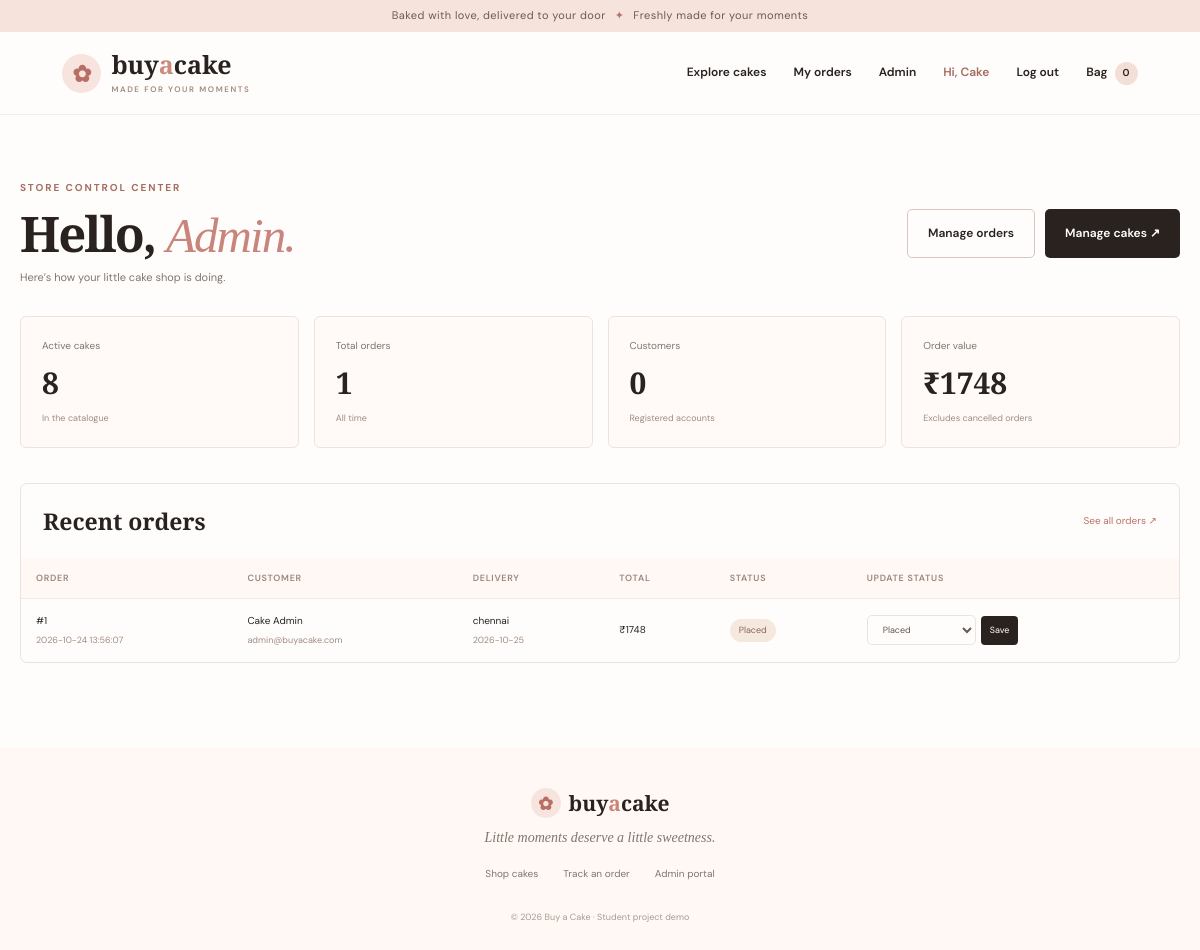
The page /admin (signed in) on the database its author committed.
### tables this page shows
CREATE TABLE users(id INTEGER PRIMARY KEY AUTOINCREMENT, name TEXT NOT NULL, email TEXT UNIQUE NOT NULL, password TEXT NOT NULL, role TEXT NOT NULL DEFAULT 'customer');

CREATE TABLE orders(id INTEGER PRIMARY KEY AUTOINCREMENT, user_id INTEGER NOT NULL, customer_name TEXT NOT NULL, email TEXT NOT NULL, phone TEXT NOT NULL, address TEXT NOT NULL, city TEXT NOT NULL, postal_code TEXT NOT NULL, delivery_date TEXT NOT NULL, message TEXT, payment_method TEXT NOT NULL, payment_status TEXT NOT NULL, status TEXT NOT NULL DEFAULT 'Placed', total REAL NOT NULL, created_at TEXT NOT NULL, FOREIGN KEY(user_id) REFERENCES users(id));

### app.py (the view)
@app.route('/admin')
@admin_required
def admin_dashboard():
    with db() as c:
        stats={'cakes':c.execute('SELECT COUNT(*) n FROM cakes WHERE active=1').fetchone()['n'],'orders':c.execute('SELECT COUNT(*) n FROM orders').fetchone()['n'],'customers':c.execute("SELECT COUNT(*) n FROM users WHERE role='customer'").fetchone()['n'],'revenue':c.execute("SELECT COALESCE(SUM(total),0) n FROM orders WHERE status!='Cancelled'").fetchone()['n']}
        orders=c.execute('SELECT * FROM orders ORDER BY id DESC LIMIT 8').fetchall()
    return render_template('admin.html',stats=stats,orders=orders)

### app.py (called while the page is built)
def db():
    conn = sqlite3.connect(DB_PATH)
    conn.row_factory = sqlite3.Row
    conn.execute('PRAGMA foreign_keys = ON')
    return conn

def current_user():
    if 'user_id' not in session: return None
    with db() as c: return c.execute('SELECT * FROM users WHERE id=?', (session['user_id'],)).fetchone()

def admin_required(fn):
    @wraps(fn)
    def wrapper(*args, **kwargs):
        u=current_user()
        if not u or u['role']!='admin': abort(403)
        return fn(*args, **kwargs)
    return wrapper

@app.context_processor
def inject_globals():
    return {'user': current_user(), 'cart_count': sum(int(x.get('quantity',1)) for x in session.get('cart',[])), 'currency': '₹', 'today': datetime.now().strftime('%Y-%m-%d')}

### templates/admin.html
{% extends 'base.html' %}{% block title %}Admin dashboard{% endblock %}{% block content %}<section class="page-wrap admin-wrap"><div class="admin-heading"><div><div class="eyebrow">STORE CONTROL CENTER</div><h1 class="page-title">Hello, <em>Admin.</em></h1><p>Here’s how your little cake shop is doing.</p></div><div class="admin-actions"><a class="btn btn-outline" href="{{ url_for('admin_orders') }}">Manage orders</a><a class="btn btn-dark" href="{{ url_for('admin_cakes') }}">Manage cakes ↗</a></div></div><div class="stats-grid"><div class="stat-card"><span>Active cakes</span><strong>{{ stats.cakes }}</strong><small>In the catalogue</small></div><div class="stat-card"><span>Total orders</span><strong>{{ stats.orders }}</strong><small>All time</small></div><div class="stat-card"><span>Customers</span><strong>{{ stats.customers }}</strong><small>Registered accounts</small></div><div class="stat-card"><span>Order value</span><strong>₹{{ '%.0f'|format(stats.revenue) }}</strong><small>Excludes cancelled orders</small></div></div><div class="admin-table-wrap"><div class="table-heading"><h2>Recent orders</h2><a href="{{ url_for('admin_orders') }}">See all orders ↗</a></div>{% if orders %}<div class="table-scroll"><table><thead><tr><th>Order</th><th>Customer</th><th>Delivery</th><th>Total</th><th>Status</th><th>Update status</th></tr></thead><tbody>{% for o in orders %}<tr><td>#{{ o.id }}<small>{{ o.created_at }}</small></td><td>{{ o.customer_name }}<small>{{ o.email }}</small></td><td>{{ o.city }}<small>{{ o.delivery_date }}</small></td><td>₹{{ '%.0f'|format(o.total) }}</td><td><span class="status-pill">{{ o.status }}</span></td><td><form class="status-form" method="post" action="{{ url_for('update_order_status',order_id=o.id) }}"><select name="status">{% for s in ['Placed','Confirmed','Preparing','Out for delivery','Delivered','Cancelled'] %}<option {% if o.status==s %}selected{% endif %}>{{ s }}</option>{% endfor %}</select><button class="mini-btn">Save</button></form></td></tr>{% endfor %}</tbody></table></div>{% else %}<p class="empty-inline">No orders yet. New customer orders will appear here.</p>{% endif %}</div></section>{% endblock %}

### templates/base.html (shortened to what this page needs)
<!doctype html><html lang="en"><head><link rel="stylesheet" href="{{ url_for('static', filename='style.css') }}"></head><body><div class="topline">Baked with love, delivered to your door <span>✦</span> Freshly made for your moments</div><header class="site-header"><a class="brand" href="{{ url_for('home') }}"><span class="brand-icon">✿</span><span>buy<span class="brand-accent">a</span>cake<small>MADE FOR YOUR MOMENTS</small></span></a><nav><a href="{{ url_for('home') }}">Explore cakes</a>{% if user %}<a href="{{ url_for('my_orders') }}">My orders</a>{% if user['role']=='admin' %}<a href="{{ url_for('admin_dashboard') }}">Admin</a>{% endif %}<span class="nav-user">Hi, {{ user['name'].split(' ')[0] }}</span><a href="{{ url_for('logout') }}">Log out</a>{% else %}<a href="{{ url_for('login') }}">Log in</a><a class="nav-signup" href="{{ url_for('register') }}">Create account</a>{% endif %}<a class="cart-link" href="{{ url_for('cart') }}">Bag <span>{{ cart_count }}</span></a></nav></header><main>{% block content %}{% endblock %}</main><footer><div class="footer-brand"><span class="brand-icon">✿</span><span>buy<span class="brand-accent">a</span>cake</span></div><p>Little moments deserve a little sweetness.</p><div class="footer-links"><a href="{{ url_for('home') }}">Shop cakes</a><a href="{{ url_for('my_orders') }}">Track an order</a><a href="{{ url_for('admin_dashboard') }}">Admin portal</a></div><small>© 2026 Buy a Cake · Student project demo</small></footer></body></html>

### rows shown on the page
users: name "Cake"
orders: id "1", created_at "2026-10-24 13:56:07", customer_name "Cake Admin", email "admin@buyacake.com", city "chennai", delivery_date "2026-10-25", total "1748", status "Placed"

### other values the page prints
{{ cart_count }} "0"
{{ stats.cakes }} "8"
{{ stats.orders }} "1"
{{ stats.customers }} "0"
{{ '%.0f'|format(stats.revenue) }} "1748"
